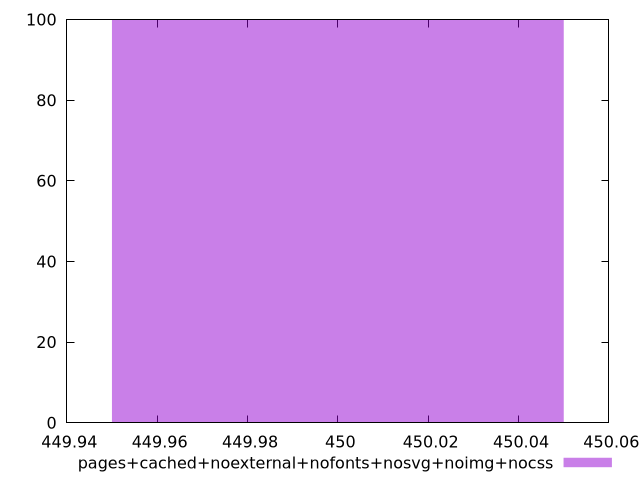

Here is the gnuplot script that generated this plot:
$_pagesCachedNoexternalNofontsNosvgNoimgNocss <<EOF
450 100
EOF
set key outside below
set terminal pngcairo
set output "report_00004_2020-11-02T20-21-41.718Z/uses-text-compression/pages+cached+noexternal+nofonts+nosvg+noimg+nocss//raw_hist.png"
set yrange [0:100]
set boxwidth 0.1
set style fill transparent solid 0.5 noborder
plot $_pagesCachedNoexternalNofontsNosvgNoimgNocss title "pages+cached+noexternal+nofonts+nosvg+noimg+nocss" with boxes ,
